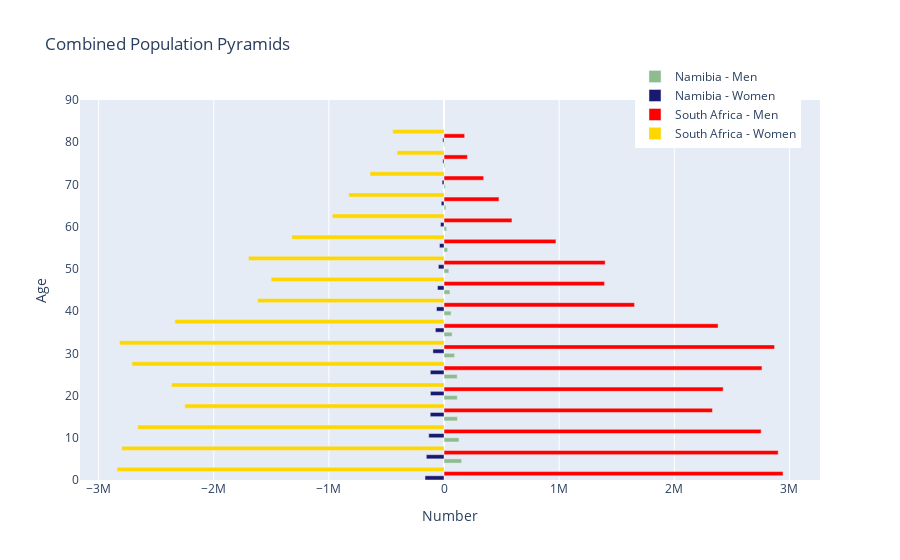

Notebook code cell kept with this figure:
### Code cell
import plotly.offline as py
import plotly.graph_objs as go
import pandas as pd
import numpy as np

df = wbdata.get_dataframe (variables, country="NAM")
print (df.query("date=='2022'") .sum(axis=0))
py.init_notebook_mode(connected=True)

# Namibia Population Pyramid
layout_namibia = go.Layout(barmode='overlay',
                           yaxis=go.layout.YAxis(range=[0, 90], title='Age'),
                           xaxis=go.layout.XAxis(title='Number'),
                           title='Namibia Population Pyramid')

year_namibia = 2020

bins_NAM = [go.Bar(x = df.loc[str(year),:].filter(regex="Male").values,
                       y=[int(s[:2]) + 1 for s in age_ranges],
                       orientation='h',
                       name='Namibia - Men',
                       marker=dict(color='darkseagreen'),
                       hoverinfo='skip'),

                go.Bar(x = -df.loc[str(year),:].filter(regex="Female").values,
                       y=[int(s[:2]) + 1 for s in age_ranges],
                       orientation='h',
                       name='Namibia - Women',
                       marker=dict(color='midnightblue'),
                       hoverinfo='skip',
                       )
                ]
df2 = wbdata.get_dataframe (variables, country="ZAF")
print (df2.query("date=='2022'") .sum(axis=0))

# South Africa Population Pyramid
layout_south_africa = go.Layout(barmode='overlay',
                                yaxis=go.layout.YAxis(range=[0, 90], title='Age'),
                                xaxis=go.layout.XAxis(title='Number'),
                                title='South Africa Population Pyramid')

year_south_africa = 2020

bins_SSF = [go.Bar(x = df2.loc[str(year),:].filter(regex="Male").values,
                            y=[int(s[:2]) + 1 for s in age_ranges],
                            orientation='h',
                            name='South Africa - Men',
                            marker=dict(color='red'),
                            hoverinfo='skip'),

                     go.Bar(x = -df2.loc[str(year),:].filter(regex="Female").values,
                            y=[int(s[:2]) + 1 for s in age_ranges],
                            orientation='h',
                            name='South Africa - Women',
                            marker=dict(color='gold'),
                            hoverinfo='skip',
                            )
                     ]

# Combine Namibia and South Africa Population Pyramids
fig = go.Figure(data=bins_NAM + bins_SSF, layout=go.Layout(barmode='group',
                                                                        yaxis=go.layout.YAxis(
                                                                            range=[0, 90], title='Age'),
                                                                        xaxis=go.layout.XAxis(title='Number'),
                                                                        title='Combined Population Pyramids'))

# Add a legend
fig.update_layout(legend=dict(x=0.75, y=1.1))

# Show the plot
py.iplot(fig)

### Figure 1 — Plotly figure (JSON) as saved in the notebook; plotly's stock layout.template omitted (floating-point values rounded to 4 significant figures)
{"data": [{"hoverinfo": "skip", "marker": {"color": "darkseagreen"}, "name": "Namibia - Men", "orientation": "h", "type": "bar", "x": [165958, 152328, 130102, 116947, 115136, 114346, 91394, 70369, 61243, 51347, 41557, 31112, 22407, 16089, 10666, 6193, 4463], "y": [1, 6, 11, 16, 21, 26, 31, 36, 41, 46, 51, 56, 61, 66, 71, 76, 81]}, {"hoverinfo": "skip", "marker": {"color": "midnightblue"}, "name": "Namibia - Women", "orientation": "h", "type": "bar", "x": [-165650, -154033, -133073, -120093, -118321, -119223, -96734, -75214, -65671, -56876, -49208, -39533, -30845, -24203, -16950, -10733, -11080], "y": [1, 6, 11, 16, 21, 26, 31, 36, 41, 46, 51, 56, 61, 66, 71, 76, 81]}, {"hoverinfo": "skip", "marker": {"color": "red"}, "name": "South Africa - Men", "orientation": "h", "type": "bar", "x": [2943869, 2901931, 2753974, 2331167, 2424376, 2761160, 2870783, 2380385, 1654462, 1394163, 1399527, 971913, 589805, 477104, 344200, 203018, 178949], "y": [1, 6, 11, 16, 21, 26, 31, 36, 41, 46, 51, 56, 61, 66, 71, 76, 81]}, {"hoverinfo": "skip", "marker": {"color": "gold"}, "name": "South Africa - Women", "orientation": "h", "type": "bar", "x": [-2840382, -2798835, -2660490, -2252086, -2366586, -2709949, -2819281, -2337648, -1619533, -1501805, -1698176, -1321598, -969617, -828009, -642663, -408430, -446059], "y": [1, 6, 11, 16, 21, 26, 31, 36, 41, 46, 51, 56, 61, 66, 71, 76, 81]}], "layout": {"autosize": true, "barmode": "group", "legend": {"x": 0.75, "y": 1.1}, "title": {"text": "Combined Population Pyramids"}, "xaxis": {"autorange": true, "range": [-3162000.0, 3265000.0], "title": {"text": "Number"}, "type": "linear"}, "yaxis": {"range": [0, 90], "title": {"text": "Age"}, "type": "linear"}}}
